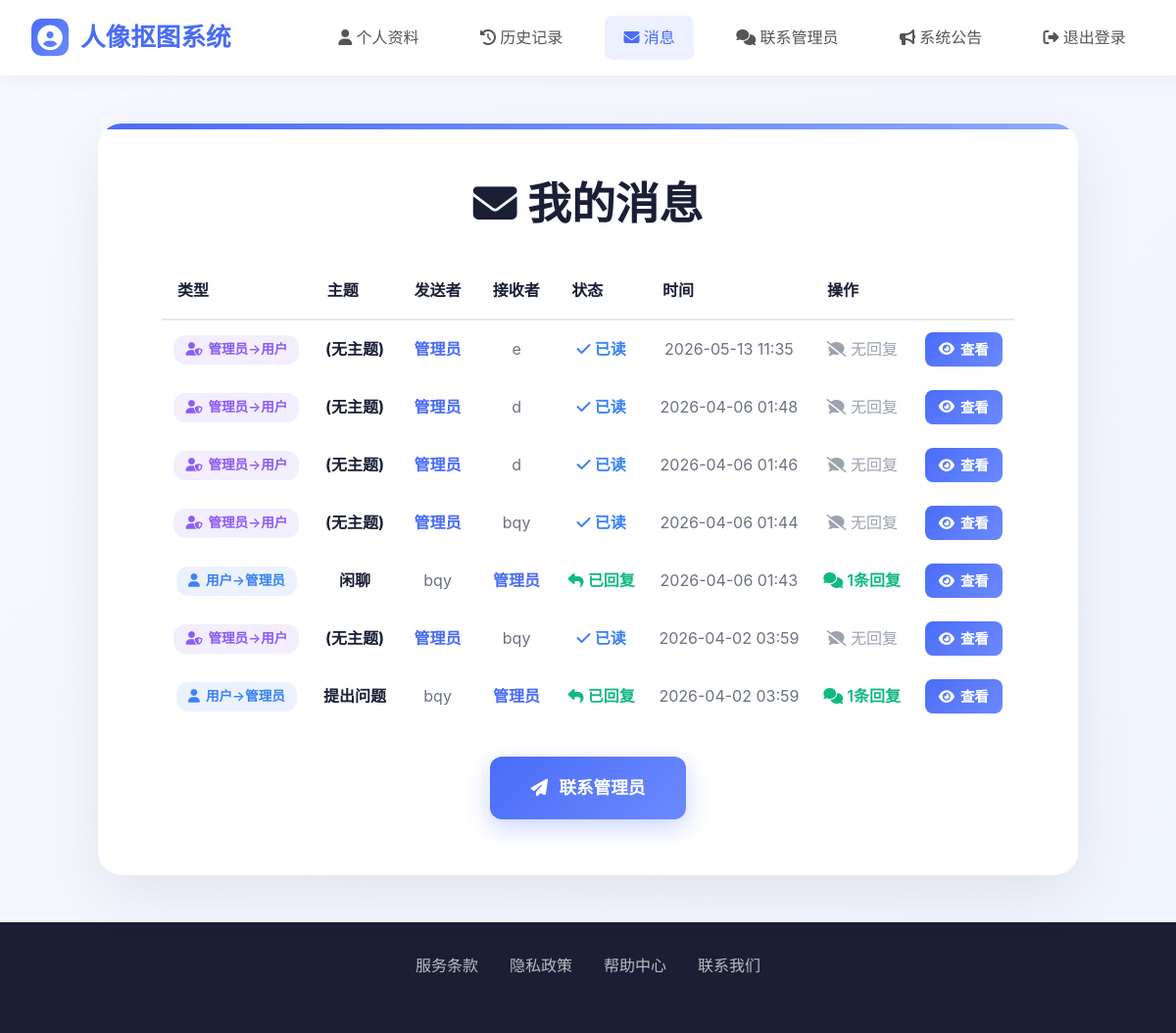
The app's page /users/messages/ (signed in) with its own data.
### matting/models.py (models this page shows, shortened)
class UserMessage(models.Model):
    MESSAGE_TYPE_CHOICES = [
        ('USER_TO_ADMIN', '用户发给管理员'),
        ('ADMIN_TO_USER', '管理员回复用户'),
    ]
    STATUS_CHOICES = [
        ('UNREAD', '未读'),
        ('READ', '已读'),
        ('REPLIED', '已回复'),
    ]
    sender = models.ForeignKey(
        settings.AUTH_USER_MODEL,
        on_delete=models.CASCADE,
        related_name='sent_messages',
        verbose_name='发送者',
        null=True,
        blank=True
    )
    recipient = models.ForeignKey(
        settings.AUTH_USER_MODEL,
        on_delete=models.CASCADE,
        related_name='received_messages',
        verbose_name='接收者',
        null=True,
        blank=True
    )
    message_type = models.CharField(
        max_length=20,
        choices=MESSAGE_TYPE_CHOICES,
        default='USER_TO_ADMIN',
        verbose_name='消息类型'
    )
    subject = models.CharField(max_length=200, verbose_name='主题')
    content = models.TextField(verbose_name='内容')
    status = models.CharField(
        max_length=20,
        choices=STATUS_CHOICES,
        default='UNREAD',
        verbose_name='状态'
    )
    created_at = models.DateTimeField(auto_now_add=True, verbose_name='创建时间')
    read_at = models.DateTimeField(blank=True, null=True, verbose_name='阅读时间')
    replied_message = models.ForeignKey(
        'self',
        on_delete=models.SET_NULL,
        null=True,
        blank=True,
        related_name='replies',
        verbose_name='回复的消息'
    )
    related_error_log = models.ForeignKey(
        MattingErrorLog,
        on_delete=models.SET_NULL,
        null=True,
        blank=True,
        related_name='messages',
        verbose_name='相关错误日志'
    )
    class Meta:
        ordering = ['-created_at']
        verbose_name = '用户消息'
        verbose_name_plural = '用户消息'
    @classmethod
    def get_user_messages(cls, user):
        sent = cls.objects.filter(sender=user)
        received = cls.objects.filter(recipient=user)
        return (sent | received).distinct().order_by('-created_at')

### users/models.py (models this page shows, shortened)
class User(AbstractUser):
    phone = models.CharField(max_length=20, blank=True, null=True)
    avatar = models.ImageField(upload_to='avatars/', blank=True, null=True)
    bio = models.TextField(blank=True, null=True)

### users/views.py (the view)
# urls.py: path('messages/', views.message_list, name='message_list'),
@login_required
def message_list(request):
    try:
        from matting.models import UserMessage
    except ImportError:
        from matting_system.matting.models import UserMessage
    messages = UserMessage.get_user_messages(request.user)
    messages = messages.order_by('-created_at')
    unread_count = UserMessage.objects.filter(
        recipient=request.user,
        status='UNREAD'
    ).count()
    return render(request, 'users/message_list.html', {
        'messages': messages,
        'unread_count': unread_count
    })

### matting/context_processors.py (called while the page is built)
def unread_messages(request):
    if not request.user.is_authenticated:
        return {'unread_messages_count': 0}
    unread_count = UserMessage.objects.filter(
        recipient=request.user,
        status='UNREAD'
    ).count()
    return {'unread_messages_count': unread_count}

### templates/users/message_list.html (shortened to what this page needs)
{% extends 'base.html' %}
{% block content %}
<div class="welcome-card" style="max-width: 1000px;">
    <h1 class="welcome-title"><i class="fas fa-envelope"></i> 我的消息</h1>
    {% if messages %}
    <table style="width: 100%; border-collapse: collapse; margin-top: 2rem;">
        <thead>
            <tr style="border-bottom: 2px solid #e5e7eb;">
                <th style="padding: 1rem; text-align: left; color: #1a1f36; font-weight: 600;">类型</th>
                <th style="padding: 1rem; text-align: left; color: #1a1f36; font-weight: 600;">主题</th>
                <th style="padding: 1rem; text-align: left; color: #1a1f36; font-weight: 600;">发送者</th>
                <th style="padding: 1rem; text-align: left; color: #1a1f36; font-weight: 600;">接收者</th>
                <th style="padding: 1rem; text-align: left; color: #1a1f36; font-weight: 600;">状态</th>
                <th style="padding: 1rem; text-align: left; color: #1a1f36; font-weight: 600;">时间</th>
                <th style="padding: 1rem; text-align: left; color: #1a1f36; font-weight: 600;">操作</th>
            </tr>
        </thead>
         <tbody>
            {% for message in messages %}
            <tr class="{% if message.status == 'UNREAD' and message.recipient == user %}unread-message{% endif %}">
                <td style="padding: 12px;">
                    {% if message.message_type == 'USER_TO_ADMIN' %}
                        <span class="message-type-badge type-user">
                            <i class="fas fa-user"></i> 用户→管理员
                        </span>
                    {% else %}
                        <span class="message-type-badge type-admin">
                            <i class="fas fa-user-shield"></i> 管理员→用户
                        </span>
                    {% endif %}
                </td>
                <td style="padding: 12px;">
                    <strong style="color: #1a1f36;">{{ message.subject|default:"(无主题)" }}</strong>
                </td>
                <td style="padding: 12px;">
                    {% if message.message_type == 'USER_TO_ADMIN' %}
                        <span style="color: #6b7280;">{{ message.sender.username }}</span>
                    {% else %}
                        <span style="color: #4a6cf7; font-weight: 600;">管理员</span>
                    {% endif %}
                </td>
                <td style="padding: 12px;">
                    {% if message.message_type == 'USER_TO_ADMIN' %}
                        <span style="color: #4a6cf7; font-weight: 600;">管理员</span>
                    {% else %}
                        <span style="color: #6b7280;">{{ message.recipient.username }}</span>
                    {% endif %}
                </td>
                <td style="padding: 12px;">
                    {% if message.status == 'UNREAD' %}
                        <span style="color: #ef4444; font-weight: 600;">
                            <i class="fas fa-envelope"></i> 未读
                        </span>
                    {% elif message.status == 'READ' %}
                        <span style="color: #3b82f6; font-weight: 600;">
                            <i class="fas fa-check"></i> 已读
                        </span>
                    {% else %}
                        <span style="color: #10b981; font-weight: 600;">
                            <i class="fas fa-reply"></i> 已回复
                        </span>
                    {% endif %}
                </td>
                <td style="padding: 12px;">
                    <span style="color: #6b7280;">{{ message.created_at|date:"Y-m-d H:i" }}</span>
                </td>
                <td style="padding: 12px;">
                    {% if message.message_type == 'USER_TO_ADMIN' and message.replies.exists %}
                        <span style="color: #10b981; font-weight: 600;">
                            <i class="fas fa-comments"></i> {{ message.replies.count }}条回复
                        </span>
                    {% else %}
                        <span style="color: #9ca3af;">
                            <i class="fas fa-comment-slash"></i> 无回复
                        </span>
                    {% endif %}
                </td>
                <td style="padding: 12px;">
                    <a href="{% url 'users:message_detail' message.id %}" class="btn-view">
                        <i class="fas fa-eye"></i> 查看
                    </a>
                </td>
            </tr>
            {% endfor %}
        </tbody>
    </table>
    {% else %}
    <div style="text-align: center; padding: 3rem; color: #9ca3af;">
        <i class="fas fa-inbox" style="font-size: 4rem; margin-bottom: 1rem; opacity: 0.3;"></i>
        <p>暂无消息</p>
    </div>
    {% endif %}
    <div style="margin-top: 2rem; text-align: center;">
        <a href="{% url 'users:contact_admin' %}" class="btn btn-login">
            <i class="fas fa-paper-plane"></i> 联系管理员
        </a>
    </div>
</div>
{% endblock %}

### templates/base.html (style rules this page uses)
* { margin: 0; padding: 0; box-sizing: border-box; }
.message-type-badge { display: inline-flex; align-items: center; gap: 6px; padding: 4px 12px; border-radius: 12px; font-size: 0.85rem; font-weight: 600; }
.type-user { background: rgba(59, 130, 246, 0.1); color: #3b82f6; }
.type-admin { background: rgba(139, 92, 246, 0.1); color: #8b5cf6; }
.btn-view { display: inline-flex; align-items: center; gap: 6px; padding: 6px 14px; background: linear-gradient(135deg, #4a6cf7 0%, #6b8aff 100%); color: white; border-radius: 8px; text-decoration: none; font-weight: 600; font-size: 0.9rem; transition: all 0.3s ease; }
body { font-family: 'Inter', -apple-system, BlinkMacSystemFont, 'Segoe UI', 'Microsoft YaHei', sans-serif; background: linear-gradient(135deg, #f8f9ff 0%, #f0f4ff 100%); color: #333; line-height: 1.6; min-height: 100vh; display: flex; flex-direction: column; }
.welcome-card { background: white; border-radius: 24px; box-shadow: 0 20px 60px rgba(0, 0, 0, 0.08); padding: 3.5rem 4rem; max-width: 900px; width: 100%; text-align: center; position: relative; overflow: hidden; animation: cardAppear 0.6s ease-out; border: 1px solid rgba(255, 255, 255, 0.2); }
.welcome-card:before { content: ''; position: absolute; top: 0; left: 0; right: 0; height: 6px; background: linear-gradient(90deg, #4a6cf7, #6b8aff, #8aa9ff); }
.welcome-title { font-size: 2.8rem; color: #1a1f36; margin-bottom: 1.5rem; font-weight: 700; line-height: 1.2; }
.btn { padding: 1.1rem 2.5rem; border: none; border-radius: 12px; font-size: 1.1rem; font-weight: 600; cursor: pointer; transition: all 0.3s ease; text-decoration: none; display: inline-flex; align-items: center; justify-content: center; min-width: 200px; gap: 0.7rem; }
.btn-login { background: linear-gradient(135deg, #4a6cf7 0%, #6b8aff 100%); color: white; box-shadow: 0 8px 25px rgba(74, 108, 247, 0.3); }

### records on screen
UserMessage: message_type "ADMIN_TO_USER" (drawn), subject "(无主题)", recipient.username "e", status "READ" (drawn), created_at "2026-05-13 11:35"
UserMessage: message_type "ADMIN_TO_USER" (drawn), subject "(无主题)", recipient.username "d", status "READ" (drawn), created_at "2026-04-06 01:48"
UserMessage: message_type "ADMIN_TO_USER" (drawn), subject "(无主题)", recipient.username "d", status "READ" (drawn), created_at "2026-04-06 01:46"
UserMessage: message_type "ADMIN_TO_USER" (drawn), subject "(无主题)", recipient.username "bqy", status "READ" (drawn), created_at "2026-04-06 01:44"
UserMessage: message_type "USER_TO_ADMIN" (drawn), subject "闲聊", sender.username "bqy", status "REPLIED" (drawn), created_at "2026-04-06 01:43", replies.count "1"
UserMessage: message_type "ADMIN_TO_USER" (drawn), subject "(无主题)", recipient.username "bqy", status "READ" (drawn), created_at "2026-04-02 03:59"
UserMessage: message_type "USER_TO_ADMIN" (drawn), subject "提出问题", sender.username "bqy", status "REPLIED" (drawn), created_at "2026-04-02 03:59", replies.count "1"
